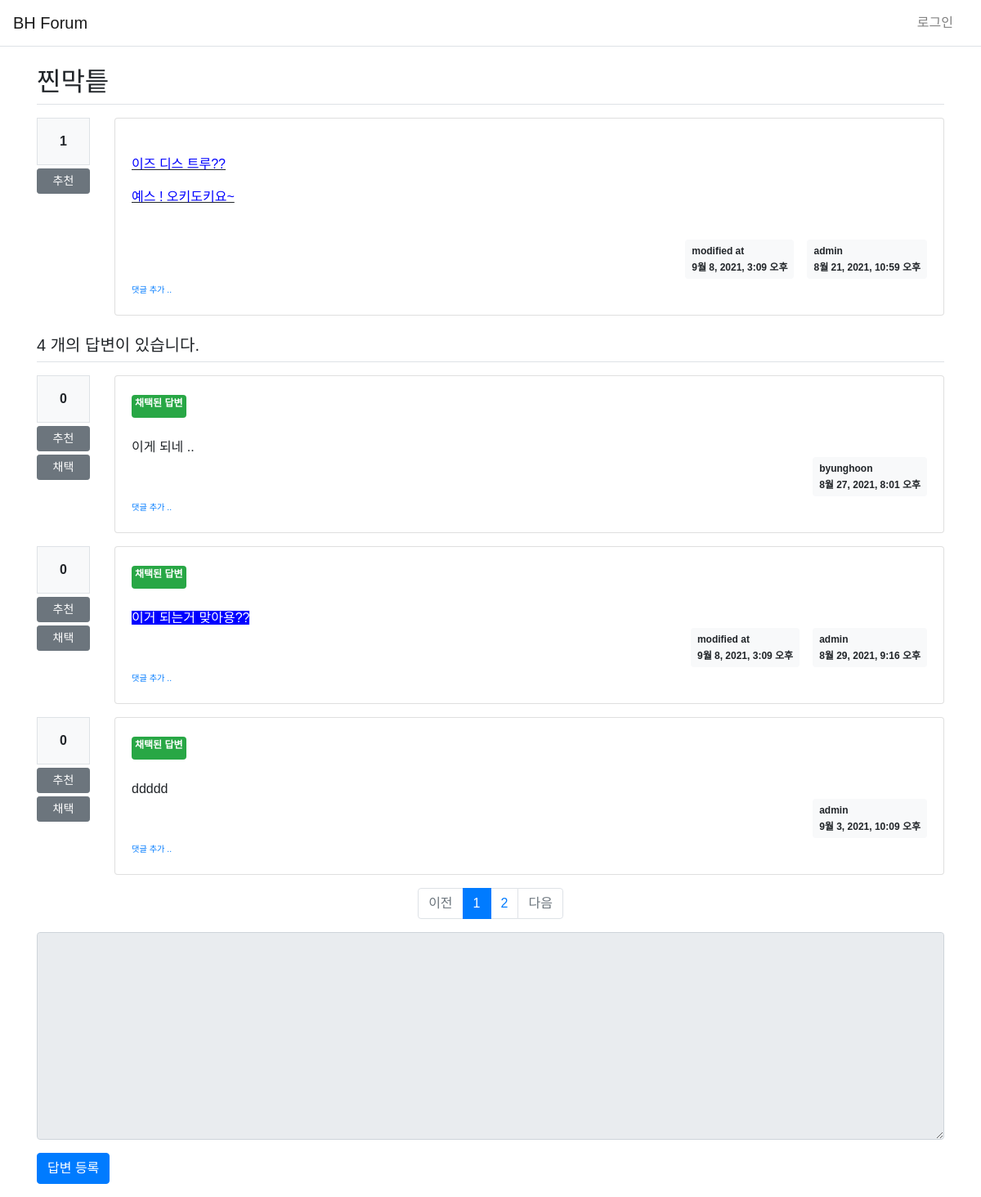
Page /pybo/306/ on the committed database.
### pybo/models.py (models this page shows, shortened)
class Question(models.Model):
    author = models.ForeignKey(User, on_delete=models.CASCADE, related_name='author_question')
    subject = models.CharField(max_length = 200)
    modify_date = models.DateTimeField(null=True, blank=True)
    content = models.TextField()
    create_date = models.DateTimeField()
    voter = models.ManyToManyField(User, related_name='voter_question')
    image = models.ImageField(blank=True, upload_to='Question_media')
    hits = models.IntegerField(default=0)

class Answer(models.Model):
    author = models.ForeignKey(User, on_delete=models.CASCADE, related_name='author_answer')
    question = models.ForeignKey(Question, on_delete=models.CASCADE)
    accepted = models.BooleanField(default=False)
    modify_date = models.DateTimeField(null=True, blank=True)
    content = models.TextField()
    create_date = models.DateTimeField()
    voter = models.ManyToManyField(User, related_name='voter_answer')

### pybo/views/base_views.py (the view)
# urls.py: path('<int:question_id>/', base_views.detail, name='detail'),
def detail(request, question_id):
    question = get_object_or_404(Question, pk=question_id)
    answer_page_id = request.GET.get('page', '1')
    question.hits += 1
    question.save()
    paginator = Paginator(Answer.objects.filter(question=question), 3)
    page_obj = paginator.get_page(answer_page_id)
    context = {'question': question, 'answer_list': page_obj}
    return render(request, 'pybo/question_detail.html', context)

### templates/pybo/question_detail.html (shortened to what this page needs)
{% extends 'base.html' %}
{% block content %}
<div class="container my-3">
    <h2 class="border-bottom py-2"> {{ question.subject }} </h2>
    <div class="row my-3">
        <div class="col-1">
            <div class="bg-light text-center p-3 border font-weight-bolder mb-1">
                {{ question.voter.count }}
            </div>
            <a href="#" data-uri="{% url 'pybo:vote_question' question.id %}"
               class="recommend btn btn-sm btn-secondary btn-block my-1">추천</a>
        </div>
        <div class="col-11">
            <div class="card">
                <div class="card-body">
                    <div class="card-text" style="white-space: pre-line;">
                        {{question.content|safe}}
                    </div>
                    <div class="d-flex justify-content-end">
                        {% if question.modify_date %}
                        <div class="badge badge-light p-2 text-left mx-3">
                            <div class="mb-2">modified at</div>
                            <div>{{ question.modify_date }}</div>
                        </div>
                        {% endif %}
                        <div class="badge badge-light p-2 text-left">
                            <div class="mb-2">{{ question.author.username }}</div>
                            <div>{{question.create_date}}</div>
                        </div>
                    </div>
                    <div>
                        <a href="{% url 'pybo:comment_create_question' question.id %}" class="small">
                            <small>댓글 추가 ..</small>
                        </a>
                    </div>
                </div>
            </div>
        </div>
    </div>
    <h5 class="border-bottom my-3 py-2">
        {{question.answer_set.count}} 개의 답변이 있습니다.
    </h5>
    {% for answer in answer_list.object_list %}
    <div class="row my-3">
        <div class="col-1">
            <div class="bg-light text-center p-3 border font-weight-bolder mb-1">
                {{ answer.voter.count }}
            </div>
            <a href="#" data-uri="{% url 'pybo:vote_answer' answer.id %}"
               class="recommend btn btn-sm btn-secondary btn-block my-1">추천</a>
            <a href="#" data-uri="{% url 'pybo:answer_accept' answer.id %}"
               class="accept btn btn-sm btn-secondary btn-block my-1">채택</a>
        </div>
        <div class="col-11">
            <div class="card">
                <div class="card-body">
                    {% if answer.accepted %}
                    <div class="badge badge-success p-1 text-center mx-0">
                        <div class="mb-2">채택된 답변</div>
                    </div>
                    {% endif %}
                    <div class="card-text" style="white-space: pre-line;">
                        {{ answer.content|safe }}
                    </div>
                    <div class="d-flex justify-content-end">
                        {% if answer.modify_date %}
                        <div class="badge badge-light p-2 text-left mx-3">
                            <div class="mb-2">modified at</div>
                            <div>{{ answer.modify_date }}</div>
                        </div>
                        {% endif %}
                        <div class="badge badge-light p-2 text-left">
                            <div class="mb-2">{{ answer.author.username }}</div>
                            <div>{{ answer.create_date }}</div>
                        </div>
                    </div>
                    <div>
                        <a href="{% url 'pybo:comment_create_answer' answer.id %}" class="small"><small>댓글 추가 ..</small></a>
                    </div>
                </div>
            </div>
        </div>
    </div>
    {% endfor %}
    <ul class="pagination justify-content-center">
        {% if answer_list.has_previous %}
            <li class="page-item">
                <a class="page-link" href="?page={{answer_list.previous_page_number}}">이전</a>
            </li>
        {% else %}
            <li class="page-item disabled">
                <a class="page-link" tabindex="-1" aria-disabled="true" href="#">이전</a>
            </li>
        {% endif %}
        {% for page_number in answer_list.paginator.page_range %}
        {% if page_number >= answer_list.number|add:-3 and page_number <= answer_list.number|add:3 %}
            {% if page_number == answer_list.number %}
            <li class="page-item active" aria-current="page">
                <a class="page-link" href="?page={{ page_number }}">
                    {{ page_number }}
                </a>
            </li>
            {% else %}
            <li class="page-item">
                <a class="page-link" href="?page={{page_number}}">
                    {{ page_number }}
                </a>
            </li>
            {% endif %}
        {% endif %}
        {% endfor %}
        {% if question_list.has_next %}
        <li class="page-item">
            <a class="page-link" href="?page={{ answer_list.next_page_number }}">다음</a>
        </li>
        {% else %}
        <li class="page-item disabled">
            <a class="page-link" tabindex="-1" aria-disabled="true" href="#">다음</a>
        </li>
        {% endif %}
    </ul>
    <form action="{% url 'pybo:answer_create' question.id %}" method = "post" class="my-3">
        <div class="form-group">
            <textarea name="content" id="content"
                      {% if not user.is_authenticated %} disabled {% endif %}
                      class="form-control" rows="10"></textarea>
        </div>
        <input type="submit" value="답변 등록" class="btn btn-primary">
    </form>
</div>
{% endblock %}

### static/style.css (style rules this page uses)
* { box-sizing: border-box; }

### templates/base.html (style rules this page uses)
* { font-family: 'Noto Sans KR', sans-serif; }

### rows in the picture
Question: subject "찐막틑", voter.count "1", content "이즈 디스 트루?? 예스 ! 오키도키요~", modify_date "9월 8, 2021, 3:09 오후", author.username "admin", create_date "8월 21, 2021, 10:59 오후", answer_set.count "4"
Answer: voter.count "0", accepted "채택된 답변", content "이게 되네 ..", author.username "byunghoon", create_date "8월 27, 2021, 8:01 오후"
Answer: voter.count "0", accepted "채택된 답변", content "이거 되는거 맞아용??", modify_date "9월 8, 2021, 3:09 오후", author.username "admin", create_date "8월 29, 2021, 9:16 오후"
Answer: voter.count "0", accepted "채택된 답변", content "ddddd", author.username "admin", create_date "9월 3, 2021, 10:09 오후"

### other values in the picture
{{ page_number }} "1"
{{ page_number }} "2"
